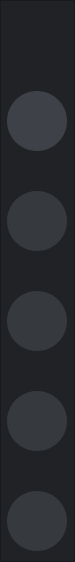
        <widget class="QFrame" name="Menu">
         <property name="minimumSize">
          <size>
           <width>75</width>
           <height>0</height>
          </size>
         </property>
         <property name="maximumSize">
          <size>
           <width>75</width>
           <height>16777215</height>
          </size>
         </property>
         <property name="styleSheet">
          <string notr="true">QFrame {
	background-color: rgb(32, 34, 37);
	color: rgb(32, 34, 37);
	border-top-right: 0.5px solid rgb(32, 34, 37);
}</string>
         </property>
         <property name="frameShape">
          <enum>QFrame::StyledPanel</enum>
         </property>
         <property name="frameShadow">
          <enum>QFrame::Raised</enum>
         </property>
         <layout class="QVBoxLayout" name="verticalLayout_2">
          <property name="spacing">
           <number>0</number>
          </property>
          <property name="leftMargin">
           <number>0</number>
          </property>
          <property name="topMargin">
           <number>0</number>
          </property>
          <property name="rightMargin">
           <number>0</number>
          </property>
          <property name="bottomMargin">
           <number>0</number>
          </property>
          <item>
           <spacer name="verticalSpacer_2">
            <property name="orientation">
             <enum>Qt::Vertical</enum>
            </property>
            <property name="sizeType">
             <enum>QSizePolicy::Fixed</enum>
            </property>
            <property name="sizeHint" stdset="0">
             <size>
              <width>20</width>
              <height>90</height>
             </size>
            </property>
           </spacer>
          </item>
          <item alignment="Qt::AlignHCenter|Qt::AlignVCenter">
           <widget class="QPushButton" name="principal">
            <property name="minimumSize">
             <size>
              <width>60</width>
              <height>60</height>
             </size>
            </property>
            <property name="maximumSize">
             <size>
              <width>60</width>
              <height>60</height>
             </size>
            </property>
            <property name="focusPolicy">
             <enum>Qt::NoFocus</enum>
            </property>
            <property name="styleSheet">
             <string notr="true">QPushButton {
            color: rgb(0, 0, 0);
            background-color: rgb(62, 65, 72);
            border-top-left-radius: 30px;
            border-bottom-left-radius: 30px;
            border-top-right-radius: 30px;
            border-bottom-right-radius: 30px;
            }</string>
            </property>
            <property name="text">
             <string/>
            </property>
            <property name="icon">
             <iconset>
              <normaloff>../Icons/addvenda.png</normaloff>../Icons/addvenda.png</iconset>
            </property>
            <property name="iconSize">
             <size>
              <width>40</width>
              <height>40</height>
             </size>
            </property>
           </widget>
          </item>
          <item>
           <spacer name="verticalSpacer_3">
            <property name="orientation">
             <enum>Qt::Vertical</enum>
            </property>
            <property name="sizeType">
             <enum>QSizePolicy::Fixed</enum>
            </property>
            <property name="sizeHint" stdset="0">
             <size>
              <width>20</width>
              <height>40</height>
             </size>
            </property>
           </spacer>
          </item>
          <item alignment="Qt::AlignHCenter|Qt::AlignVCenter">
           <widget class="QPushButton" name="estoque">
            <property name="minimumSize">
             <size>
              <width>60</width>
              <height>60</height>
             </size>
            </property>
            <property name="maximumSize">
             <size>
              <width>60</width>
              <height>60</height>
             </size>
            </property>
            <property name="focusPolicy">
             <enum>Qt::NoFocus</enum>
            </property>
            <property name="styleSheet">
             <string notr="true">QPushButton {
            color: rgb(0, 0, 0);
            background-color: rgb(54, 57, 62);
            border-radius: 30px;
}

QPushButton:hover {
	background-color: rgb(57, 59, 66);
    border-radius: 25px;
}</string>
            </property>
            <property name="text">
             <string/>
            </property>
            <property name="icon">
             <iconset>
              <normaloff>../Icons/estoque.png</normaloff>../Icons/estoque.png</iconset>
            </property>
            <property name="iconSize">
             <size>
              <width>40</width>
              <height>40</height>
             </size>
            </property>
           </widget>
          </item>
          <item>
           <spacer name="verticalSpacer_4">
            <property name="orientation">
             <enum>Qt::Vertical</enum>
            </property>
            <property name="sizeType">
             <enum>QSizePolicy::Fixed</enum>
            </property>
            <property name="sizeHint" stdset="0">
             <size>
              <width>20</width>
              <height>40</height>
             </size>
            </property>
           </spacer>
          </item>
          <item alignment="Qt::AlignHCenter|Qt::AlignVCenter">
           <widget class="QPushButton" name="estatistica">
            <property name="minimumSize">
             <size>
              <width>60</width>
              <height>60</height>
             </size>
            </property>
            <property name="maximumSize">
             <size>
              <width>60</width>
              <height>60</height>
             </size>
            </property>
            <property name="focusPolicy">
             <enum>Qt::NoFocus</enum>
            </property>
            <property name="styleSheet">
             <string notr="true">QPushButton {
            color: rgb(0, 0, 0);
            background-color: rgb(54, 57, 62);
            border-radius: 30px;
}

QPushButton:hover {
	background-color: rgb(57, 59, 66);
    border-radius: 25px;
}</string>
            </property>
            <property name="text">
             <string/>
            </property>
            <property name="icon">
             <iconset>
              <normaloff>../Icons/estats.png</normaloff>../Icons/estats.png</iconset>
            </property>
            <property name="iconSize">
             <size>
              <width>40</width>
              <height>40</height>
             </size>
            </property>
           </widget>
          </item>
          <item>
           <spacer name="verticalSpacer_5">
            <property name="orientation">
             <enum>Qt::Vertical</enum>
            </property>
            <property name="sizeType">
             <enum>QSizePolicy::Fixed</enum>
            </property>
            <property name="sizeHint" stdset="0">
             <size>
              <width>20</width>
              <height>40</height>
             </size>
            </property>
           </spacer>
          </item>
          <item alignment="Qt::AlignHCenter|Qt::AlignVCenter">
           <widget class="QPushButton" name="conta">
            <property name="minimumSize">
             <size>
              <width>60</width>
              <height>60</height>
             </size>
            </property>
            <property name="maximumSize">
             <size>
              <width>60</width>
              <height>60</height>
             </size>
            </property>
            <property name="focusPolicy">
             <enum>Qt::NoFocus</enum>
            </property>
            <property name="styleSheet">
             <string notr="true">QPushButton {
            color: rgb(0, 0, 0);
            background-color: rgb(54, 57, 62);
            border-radius: 30px;
}

QPushButton:hover {
	background-color: rgb(57, 59, 66);
    border-radius: 25px;
}</string>
            </property>
            <property name="text">
             <string/>
            </property>
            <property name="icon">
             <iconset>
              <normaloff>../Icons/conta.png</normaloff>../Icons/conta.png</iconset>
            </property>
            <property name="iconSize">
             <size>
              <width>40</width>
              <height>40</height>
             </size>
            </property>
           </widget>
          </item>
          <item>
           <spacer name="verticalSpacer_6">
            <property name="orientation">
             <enum>Qt::Vertical</enum>
            </property>
            <property name="sizeType">
             <enum>QSizePolicy::Fixed</enum>
            </property>
            <property name="sizeHint" stdset="0">
             <size>
              <width>20</width>
              <height>40</height>
             </size>
            </property>
           </spacer>
          </item>
          <item alignment="Qt::AlignHCenter|Qt::AlignVCenter">
           <widget class="QPushButton" name="sair">
            <property name="minimumSize">
             <size>
              <width>60</width>
              <height>60</height>
             </size>
            </property>
            <property name="maximumSize">
             <size>
              <width>60</width>
              <height>60</height>
             </size>
            </property>
            <property name="focusPolicy">
             <enum>Qt::NoFocus</enum>
            </property>
            <property name="styleSheet">
             <string notr="true">QPushButton {
            color: rgb(0, 0, 0);
            background-color: rgb(54, 57, 62);
            border-radius: 30px;
}

QPushButton:hover {
	background-color: rgb(57, 59, 66);
    border-radius: 25px;
}</string>
            </property>
            <property name="text">
             <string/>
            </property>
            <property name="icon">
             <iconset>
              <normaloff>../Icons/sair.png</normaloff>../Icons/sair.png</iconset>
            </property>
            <property name="iconSize">
             <size>
              <width>40</width>
              <height>40</height>
             </size>
            </property>
           </widget>
          </item>
          <item>
           <spacer name="verticalSpacer">
            <property name="orientation">
             <enum>Qt::Vertical</enum>
            </property>
            <property name="sizeType">
             <enum>QSizePolicy::Expanding</enum>
            </property>
            <property name="sizeHint" stdset="0">
             <size>
              <width>10</width>
              <height>10</height>
             </size>
            </property>
           </spacer>
          </item>
         </layout>
        </widget>
